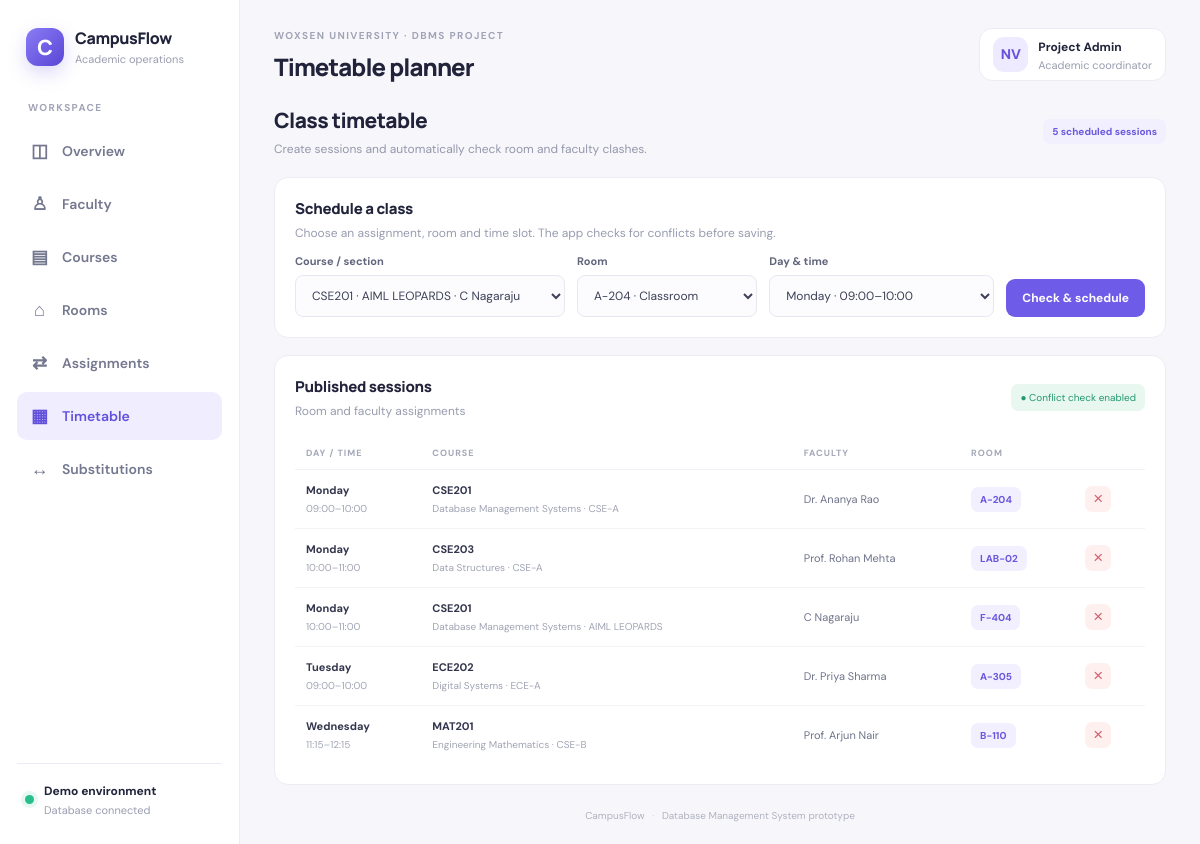
Page /timetable on the committed database.
### tables this page shows
CREATE TABLE timetable (
            id INTEGER PRIMARY KEY AUTOINCREMENT, assignment_id INTEGER NOT NULL,
            room_id INTEGER NOT NULL, slot_id INTEGER NOT NULL,
            FOREIGN KEY(assignment_id) REFERENCES assignments(id) ON DELETE CASCADE,
            FOREIGN KEY(room_id) REFERENCES rooms(id), FOREIGN KEY(slot_id) REFERENCES slots(id),
            UNIQUE(room_id, slot_id)
        );

CREATE TABLE slots (
            id INTEGER PRIMARY KEY AUTOINCREMENT, day TEXT NOT NULL,
            start_time TEXT NOT NULL, end_time TEXT NOT NULL,
            UNIQUE(day, start_time, end_time)
        );

CREATE TABLE courses (
            id INTEGER PRIMARY KEY AUTOINCREMENT, code TEXT NOT NULL UNIQUE,
            title TEXT NOT NULL, department TEXT NOT NULL, credits INTEGER NOT NULL DEFAULT 3
        );

CREATE TABLE assignments (
            id INTEGER PRIMARY KEY AUTOINCREMENT,
            faculty_id INTEGER NOT NULL, course_id INTEGER NOT NULL,
            section TEXT NOT NULL, weekly_hours INTEGER NOT NULL DEFAULT 3,
            FOREIGN KEY(faculty_id) REFERENCES faculty(id),
            FOREIGN KEY(course_id) REFERENCES courses(id)
        );

CREATE TABLE faculty (
            id INTEGER PRIMARY KEY AUTOINCREMENT, name TEXT NOT NULL,
            department TEXT NOT NULL, email TEXT,
            max_hours INTEGER NOT NULL DEFAULT 16
        );

CREATE TABLE rooms (
            id INTEGER PRIMARY KEY AUTOINCREMENT, room_no TEXT NOT NULL UNIQUE,
            building TEXT NOT NULL, capacity INTEGER NOT NULL DEFAULT 40,
            room_type TEXT NOT NULL DEFAULT 'Classroom'
        );

### app.py (the view, shortened to what this page needs)
@app.route("/timetable", methods=["GET","POST"])
def timetable():
    with connect() as con:
        rows=con.execute("""SELECT t.id,s.day,s.start_time,s.end_time,c.code,c.title,a.section,f.name faculty,r.room_no
                            FROM timetable t JOIN slots s ON s.id=t.slot_id JOIN assignments a ON a.id=t.assignment_id
                            JOIN faculty f ON f.id=a.faculty_id JOIN courses c ON c.id=a.course_id JOIN rooms r ON r.id=t.room_id
                            ORDER BY CASE s.day WHEN 'Monday' THEN 1 WHEN 'Tuesday' THEN 2 WHEN 'Wednesday' THEN 3 WHEN 'Thursday' THEN 4 ELSE 5 END,s.start_time""").fetchall()
        assignments_list=con.execute("""SELECT a.id,c.code,c.title,a.section,f.name faculty
                                        FROM assignments a JOIN courses c ON c.id=a.course_id JOIN faculty f ON f.id=a.faculty_id
                                        ORDER BY c.code,a.section,f.name""").fetchall()
        rooms_list=con.execute("SELECT * FROM rooms ORDER BY room_no").fetchall()
        slots=con.execute("SELECT * FROM slots ORDER BY CASE day WHEN 'Monday' THEN 1 WHEN 'Tuesday' THEN 2 WHEN 'Wednesday' THEN 3 WHEN 'Thursday' THEN 4 ELSE 5 END,start_time").fetchall()
    return render_template("timetable.html",rows=rows,assignments=assignments_list,rooms=rooms_list,slots=slots)

### app.py (called while the page is built)
def connect():
    con = sqlite3.connect(DB)
    con.row_factory = sqlite3.Row
    con.execute("PRAGMA foreign_keys = ON")
    return con

### templates/timetable.html
{% extends "base.html" %}{% set heading="Timetable planner" %}
{% block content %}
<div class="page-intro"><div><h2>Class timetable</h2><p>Create sessions and automatically check room and faculty clashes.</p></div><span class="tag">{{ rows|length }} scheduled sessions</span></div>
<div class="panel form-panel wide-form"><h3>Schedule a class</h3><p class="muted">Choose an assignment, room and time slot. The app checks for conflicts before saving.</p><form class="schedule-form" method="post"><label>Course / section<select name="assignment_id" required>{% for a in assignments %}<option value="{{ a.id }}">{{ a.code }} · {{ a.section }} · {{ a.faculty }}</option>{% endfor %}</select></label><label>Room<select name="room_id" required>{% for r in rooms %}<option value="{{ r.id }}">{{ r.room_no }} · {{ r.room_type }}</option>{% endfor %}</select></label><label>Day & time<select name="slot_id" required>{% for s in slots %}<option value="{{ s.id }}">{{ s.day }} · {{ s.start_time }}–{{ s.end_time }}</option>{% endfor %}</select></label><button class="button" type="submit">Check & schedule</button></form></div>
<div class="panel"><div class="panel-head"><div><h3>Published sessions</h3><p>Room and faculty assignments</p></div><span class="status-pill">● Conflict check enabled</span></div><div class="table-wrap"><table><thead><tr><th>DAY / TIME</th><th>COURSE</th><th>FACULTY</th><th>ROOM</th><th></th></tr></thead><tbody>{% for r in rows %}<tr><td><b>{{ r.day }}</b><small class="subline">{{ r.start_time }}–{{ r.end_time }}</small></td><td><b>{{ r.code }}</b><small class="subline">{{ r.title }} · {{ r.section }}</small></td><td>{{ r.faculty }}</td><td><span class="tag">{{ r.room_no }}</span></td><td><form method="post" action="{{ url_for('delete_class',item_id=r.id) }}" onsubmit="return confirm('Remove this timetable entry?')"><button class="icon-button" title="Remove">×</button></form></td></tr>{% else %}<tr><td colspan="5">No timetable entries yet.</td></tr>{% endfor %}</tbody></table></div></div>
{% endblock %}

### static/style.css (style rules this page uses)
:root { --ink:#20233a;--muted:#85899f;--line:#ececf4;--purple:#6e5be8;--bg:#f7f7fb;--white:#fff }
* { box-sizing:border-box }
body { margin:0;background:var(--bg);color:var(--ink);font-family:'DM Sans',Arial,sans-serif;font-size:14px }
.button { border:0;background:var(--purple);color:#fff;border-radius:9px;padding:12px 16px;font:700 12px 'DM Sans';cursor:pointer;text-decoration:none;display:inline-flex;align-items:center;justify-content:center;white-space:nowrap }
.stat-card,.panel { background:#fff;border:1px solid var(--line);border-radius:14px }
.panel { padding:20px;min-width:0 }
.panel-head { display:flex;align-items:center;justify-content:space-between;gap:10px;margin-bottom:18px }
.panel h3,.panel-head h3 { font:800 15px Manrope;margin:0;letter-spacing:-.3px }
.panel-head p,.muted { font-size:12px;color:#989caf;margin:6px 0 0 }
.table-wrap { overflow-x:auto }
table { width:100%;border-collapse:collapse;white-space:nowrap }
th { text-align:left;font-size:9px;letter-spacing:1px;color:#a4a7b7;font-weight:700;padding:10px 11px;border-bottom:1px solid #f0f0f6 }
td { padding:13px 11px;border-bottom:1px solid #f2f2f7;font-size:11px;color:#6f738a }
tbody tr:last-child td { border-bottom:0 }
td b { color:#33364d;font-size:11px }
.subline { display:block;color:#a1a4b4;font-size:10px;margin-top:5px }
.tag { display:inline-block;padding:6px 9px;border-radius:7px;background:#f2f0ff;color:#6a57dc;font-size:10px;font-weight:700 }
.page-intro { display:flex;justify-content:space-between;align-items:center;margin:4px 0 20px }
.page-intro h2 { font:800 21px Manrope;margin:0;letter-spacing:-.6px }
.page-intro p { color:#9397aa;font-size:12px;margin:7px 0 0 }
.form-panel h3 { margin-bottom:0 }
.form-panel label { display:block;font-size:11px;font-weight:700;color:#62667d;margin-top:15px }
.form-panel input,.form-panel select,.form-panel textarea { display:block;width:100%;margin-top:7px;border:1px solid #e8e8f1;border-radius:8px;background:#fcfcfe;padding:11px 12px;font:12px 'DM Sans';color:#3d4056;outline:none }
.wide-form { margin-bottom:17px }
.schedule-form { display:grid;grid-template-columns:1.2fr .8fr 1fr auto;gap:12px;align-items:end }
.schedule-form label { margin-top:13px }
.schedule-form .button { height:38px;margin-bottom:0 }
.status-pill { font-size:10px;color:#23976e;background:#e8f8f1;padding:7px 9px;border-radius:7px;white-space:nowrap }
.icon-button { border:0;border-radius:7px;background:#fff0f0;color:#d45e6b;width:26px;height:26px;font-size:17px;cursor:pointer }

### rows in the picture
timetable: day "Monday", start_time "09:00", end_time "10:00", code "CSE201", title "Database Management Systems", section "CSE-A", faculty "Dr. Ananya Rao", room_no "A-204"
timetable: day "Monday", start_time "10:00", end_time "11:00", code "CSE203", title "Data Structures", section "CSE-A", faculty "Prof. Rohan Mehta", room_no "LAB-02"
timetable: day "Monday", start_time "10:00", end_time "11:00", code "CSE201", title "Database Management Systems", section "AIML LEOPARDS", faculty "C Nagaraju", room_no "F-404"
timetable: day "Tuesday", start_time "09:00", end_time "10:00", code "ECE202", title "Digital Systems", section "ECE-A", faculty "Dr. Priya Sharma", room_no "A-305"
timetable: day "Wednesday", start_time "11:15", end_time "12:15", code "MAT201", title "Engineering Mathematics", section "CSE-B", faculty "Prof. Arjun Nair", room_no "B-110"

### other values in the picture
{{ heading or "Faculty Workload & Timetable" }} "Timetable planner"
{{ rows|length }} "5"
form field assignment_id "CSE201 · AIML LEOPARDS · C Nagaraju"
form field room_id "A-204 · Classroom"
form field slot_id "Monday · 09:00–10:00"
